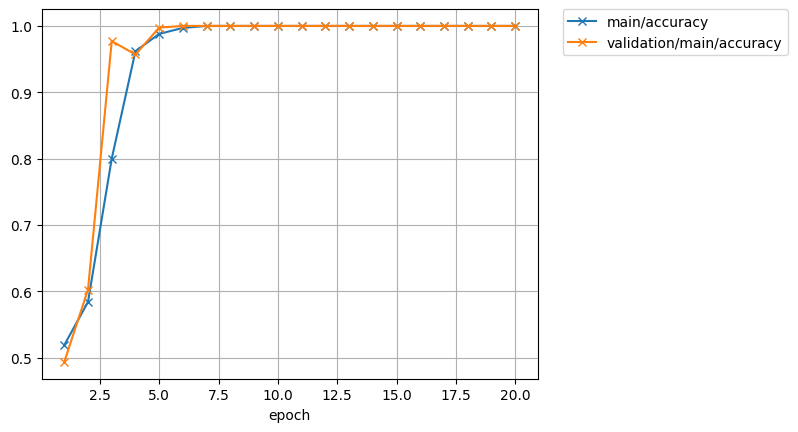
#> input picture kadai6/accuracy.png, 798 x 432 px, given in place of the camera
$ python kadai3.py
#> lines starting #> are read from the running program, lines starting #| are printed output that depends on the picture; after the words box and inside, x2 and y2 are one past the last pixel; in counts of white or black regions, pixels touching at a corner belong together
import cv2
def gazouseisei():
    if __name__ == '__main__':

    #０ならカメラ数は１、２以上は1～
        cap = cv2.VideoCapture(0)
    #ここで画面の解像度指定widthとheight
        cap.set(cv2.CAP_PROP_FRAME_WIDTH, 1280)
        cap.set(cv2.CAP_PROP_FRAME_HEIGHT, 720)

        if not cap.isOpened():                  # ビデオキャプチャー可能か判断
            print("Not Opened Video Camera")
            exit()

        ret, img = cap.read()
#> img is the input picture: shape (432, 798, 3); mean B, G, R 249, 249.5, 250


        #画面表示が以下２行。wait keyが必要らしい？

        cv2.imshow("Final result",img)
        cv2.waitKey(0)
        cv2.imwrite('kyousitu2.JPG', img)

        cap.release()
        cv2.destroyAllWindows()

def rinnkaku():
    img_origin = cv2.imread('kyousitu2.JPG', 1)
    img = cv2.bitwise_not(img_origin)
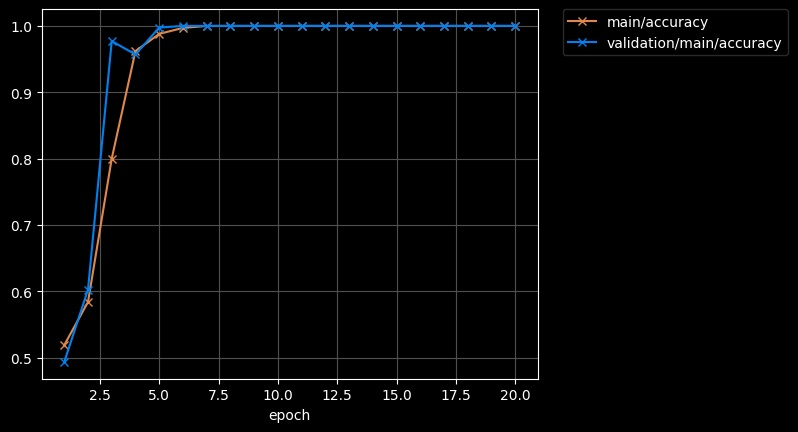
#> img: shape (432, 798, 3); mean B, G, R 6.1, 5.6, 5.2
    img_gray = cv2.cvtColor(img, cv2.COLOR_BGR2GRAY)
    ret, img_binary = cv2.threshold(img_gray, 150, 255,cv2.THRESH_BINARY)
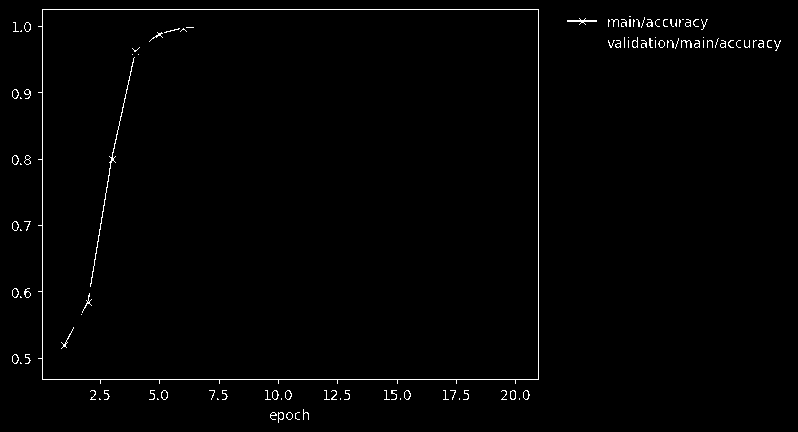
#> img_binary: shape (432, 798); 1.1% white in thin lines or dots
    contours, hierarchy = cv2.findContours(img_binary, cv2.RETR_EXTERNAL, cv2.CHAIN_APPROX_NONE)
#> contours = 100 contours, 76 with area under 20; largest, box (x1, y1, x2, y2) and area: (38, 9, 539, 384) 183534, (161, 390, 168, 400) 46, (404, 390, 411, 400) 44, (285, 390, 292, 400) 44, (12, 354, 19, 364) 44
    img_contour = cv2.drawContours(img_origin, contours, -1, (0, 255, 0), 5)
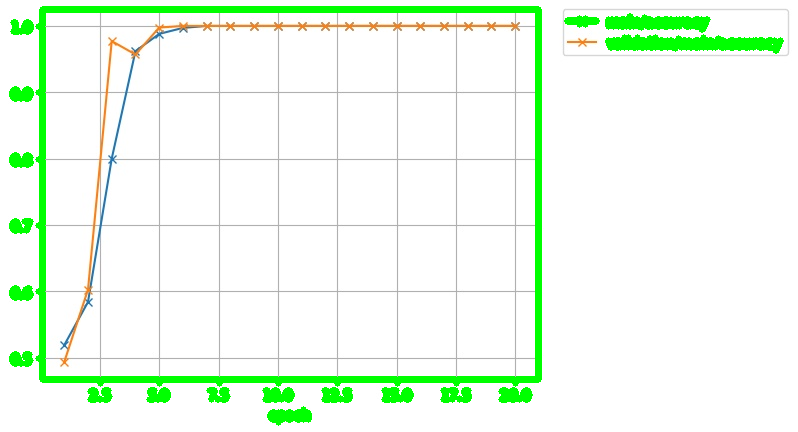
#> img_contour: shape (432, 798, 3); mean B, G, R 235.5, 252.3, 236.5
    cv2.imshow("img_edge",img_contour)
    cv2.waitKey(10000)
    cv2.destroyAllWindows()


gazouseisei()
rinnkaku()

$ run again, on kadai6/loss.png
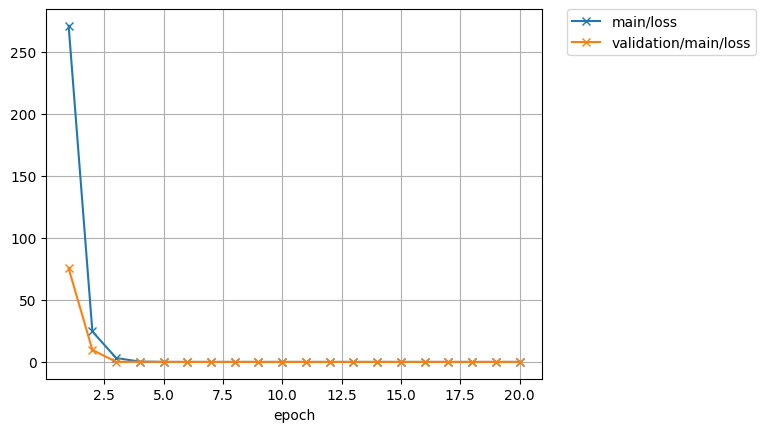
#> input picture kadai6/loss.png, 766 x 432 px, given in place of the camera
#> in gazouseisei, img is the input picture: shape (432, 766, 3); mean B, G, R 249.2, 249.5, 249.9
#> in rinnkaku, `ret, img_binary = cv2.threshold(img_gray, 150, 255,cv2.THRESH_BINARY)`:
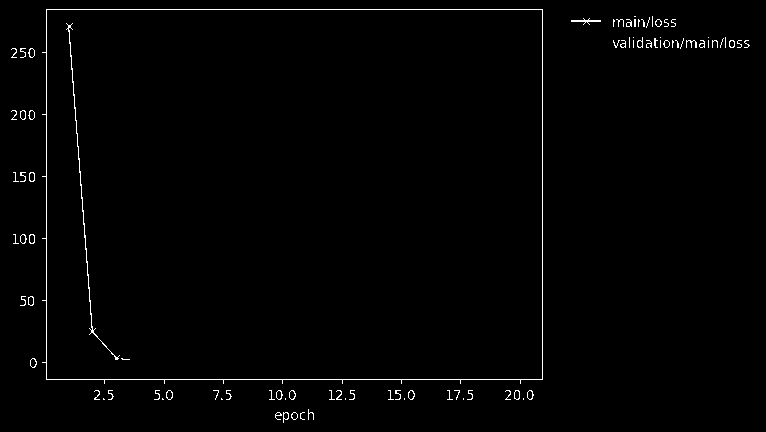
#> img_binary: shape (432, 766); 1.1% white in thin lines or dots
#> contours = 87 contours, 64 with area under 20; largest, box (x1, y1, x2, y2) and area: (42, 9, 543, 384) 183534, (166, 390, 173, 400) 46, (408, 390, 415, 400) 44, (289, 390, 296, 400) 44, (30, 358, 37, 368) 44
#> in rinnkaku, `img_contour = cv2.drawContours(img_origin, contours, -1, (0, 255, 0), 5)`:
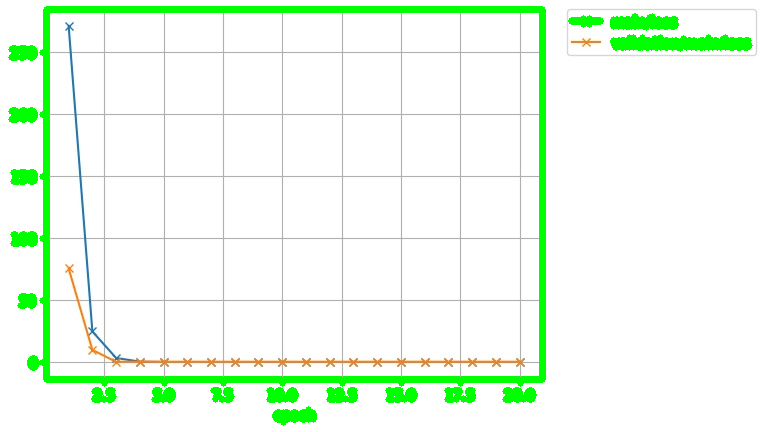
#> img_contour: shape (432, 766, 3); mean B, G, R 235.7, 252.4, 236.4
